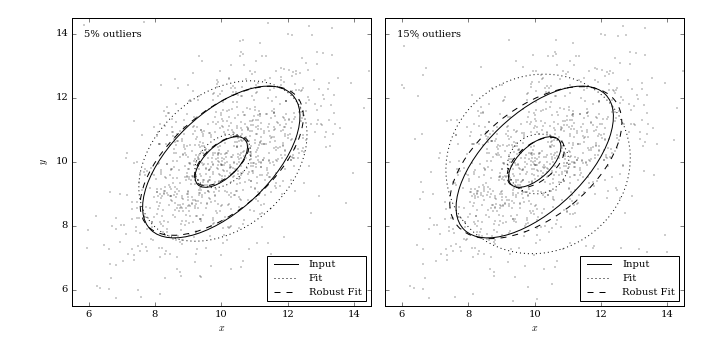

This figure's Python source:
"""
Bivariate Gaussian: Robust Parameter Estimation
-----------------------------------------------
Figure 3.23.
An example of computing the components of a bivariate Gaussian using a sample
with 1000 data values (points), with two levels of contamination. The core of
the distribution is a bivariate Gaussian with
:math:`(\mu_x, \mu_y, \sigma_1, \sigma_2, \alpha) = (10, 10, 2, 1, 45^\odot)`
The "contaminating" subsample contributes 5% (left) and 15% (right) of points
centered on the same :math:`(\mu_x, \mu_y)`,
and with :math:`\sigma_1 = \sigma_2 = 5`.
Ellipses show the 1- and 3-sigma contours. The solid lines correspond to the
input distribution. The thin dotted lines show the nonrobust estimate, and the
dashed lines show the robust estimate of the best-fit distribution parameters
(see Section 3.5.3 for details).
"""
# Author: Jake VanderPlas
# License: BSD
#   The figure produced by this code is published in the textbook
#   "Statistics, Data Mining, and Machine Learning in Astronomy" (2013)
#   For more information, see http://astroML.github.com
#   To report a bug or issue, use the following forum:
#    https://groups.google.com/forum/#!forum/astroml-general
import numpy as np
from scipy import stats
from matplotlib import pyplot as plt
from matplotlib.patches import Ellipse
from astroML.stats import fit_bivariate_normal
from astroML.stats.random import bivariate_normal

# percent sign needs to be escaped if usetex is activated
import matplotlib
if matplotlib.rcParams.get('text.usetex'):
    pct = r'\%'
else:
    pct = r'%'

#----------------------------------------------------------------------
# This function adjusts matplotlib settings for a uniform feel in the textbook.
# Note that with usetex=True, fonts are rendered with LaTeX.  This may
# result in an error if LaTeX is not installed on your system.  In that case,
# you can set usetex to False.
from astroML.plotting import setup_text_plots
setup_text_plots(fontsize=10, usetex=False)

N = 1000

sigma1 = 2.0
sigma2 = 1.0
mu = [10, 10]
alpha_deg = 45.0
alpha = alpha_deg * np.pi / 180

#------------------------------------------------------------
# Draw N points from a multivariate normal distribution
#
#   we use the bivariate_normal function from astroML.  A more
#   general function for this is numpy.random.multivariate_normal(),
#   which requires the user to specify the full covariance matrix.
#   bivariate_normal() generates this covariance matrix for the
#   given inputs

np.random.seed(0)
X = bivariate_normal(mu, sigma1, sigma2, alpha, N)

#------------------------------------------------------------
# Create the figure showing the fits
fig = plt.figure(figsize=(10, 5))
fig.subplots_adjust(left=0.1, right=0.95, wspace=0.05,
                    bottom=0.15, top=0.95)


# We'll create two figures, with two levels of contamination
for i, f in enumerate([0.05, 0.15]):
    ax = fig.add_subplot(1, 2, i + 1)

    # add outliers distributed using a bivariate normal.
    X[:int(f * N)] = bivariate_normal((10, 10), 2, 4,
                                      45 * np.pi / 180., int(f * N))
    x, y = X.T

    # compute the non-robust statistics
    (mu_nr, sigma1_nr,
     sigma2_nr, alpha_nr) = fit_bivariate_normal(x, y, robust=False)

    # compute the robust statistics
    (mu_r, sigma1_r,
     sigma2_r, alpha_r) = fit_bivariate_normal(x, y, robust=True)

    # scatter the points
    ax.scatter(x, y, s=2, lw=0, c='k', alpha=0.5)

    # Draw elipses showing the fits
    for Nsig in [1, 3]:
        # True fit
        E = Ellipse((10, 10), sigma1 * Nsig, sigma2 * Nsig, alpha_deg,
                    ec='k', fc='none')
        ax.add_patch(E)

        # Non-robust fit
        E = Ellipse(mu_nr, sigma1_nr * Nsig, sigma2_nr * Nsig,
                    (alpha_nr * 180. / np.pi),
                    ec='k', fc='none', linestyle='dotted')
        ax.add_patch(E)

        # Robust fit
        E = Ellipse(mu_r, sigma1_r * Nsig, sigma2_r * Nsig,
                    (alpha_r * 180. / np.pi),
                    ec='k', fc='none', linestyle='dashed')
        ax.add_patch(E)

    ax.text(0.04, 0.96, '%i%s outliers' % (f * 100, pct),
            ha='left', va='top', transform=ax.transAxes)

    ax.set_xlim(5.5, 14.5)
    ax.set_ylim(5.5, 14.5)
    ax.set_xlabel('$x$')

    # This is a bit of a hack:
    # We'll draw some lines off the picture to make our legend look better
    ax.plot([0], [0], '-k', label='Input')
    ax.plot([0], [0], ':k', label='Fit')
    ax.plot([0], [0], '--k', label='Robust Fit')
    ax.legend(loc='lower right')

    if i == 0:
        ax.set_ylabel('$y$')
    else:
        ax.yaxis.set_major_formatter(plt.NullFormatter())
plt.show()
